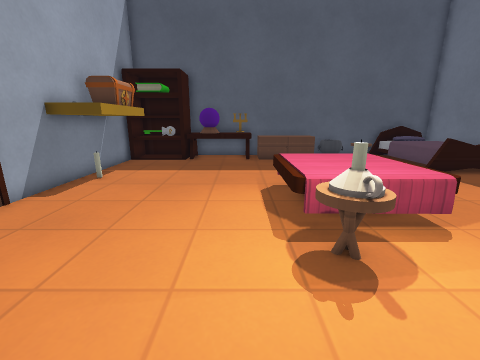
view 1 (above)

14 first-person views from a walk through a 3-D level made in the Godot game engine. The camera is 1.2 m above the floor, tilts 14° down and sees 90° across. The floor is counted in squares, 0.5 m on a side. Each view is taken from the middle of a square. On the plan, view 1 faces up. The plan holds only what a view shows up to about 17 squares ahead; the rest is blank. The place goes on beyond the plan. Flat picture figures and markers are left out. Some surface patterns are stand-ins.

view 2
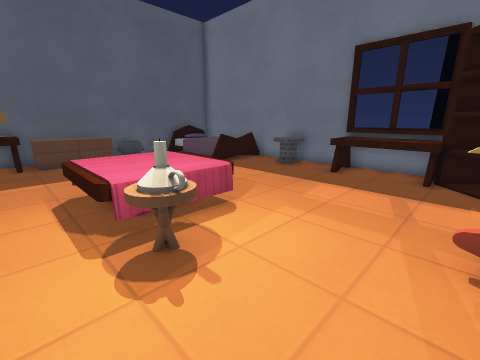

view 3
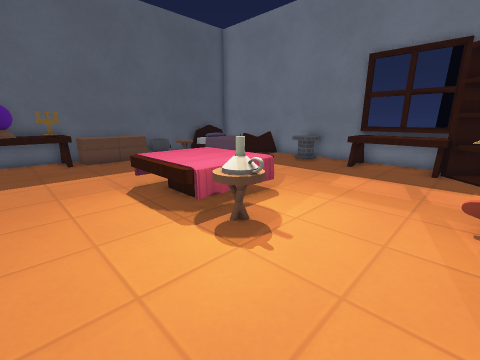

view 4
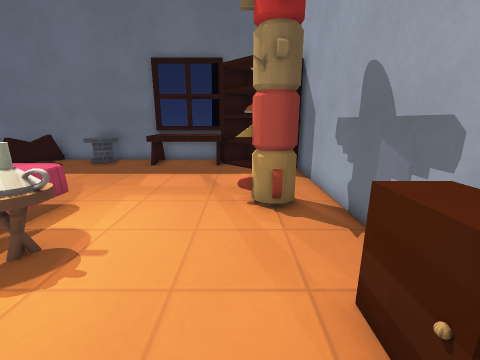

view 5
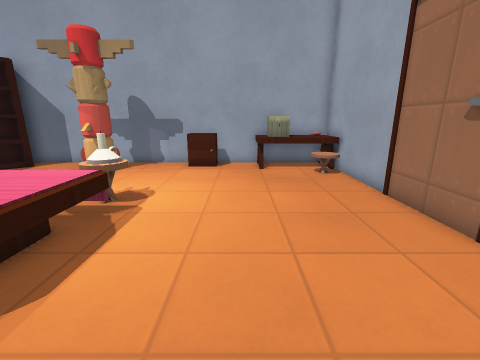

view 6
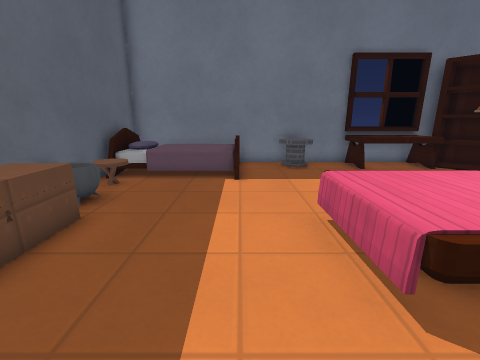

view 7
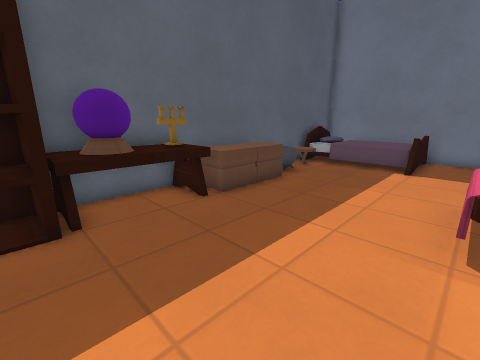

view 8
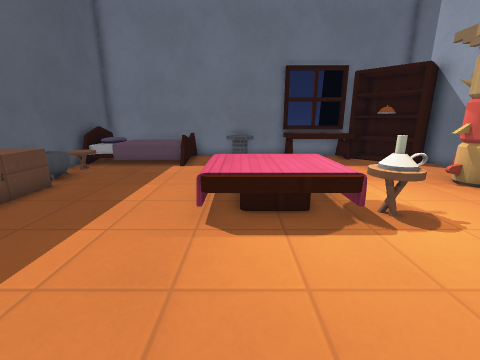

view 9
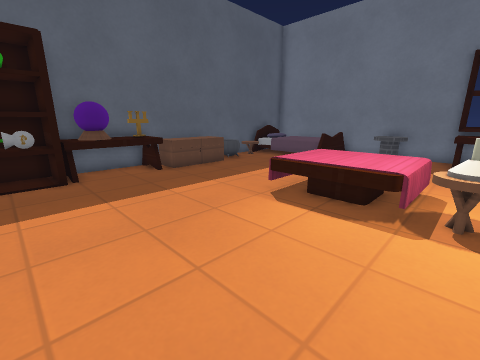

view 10
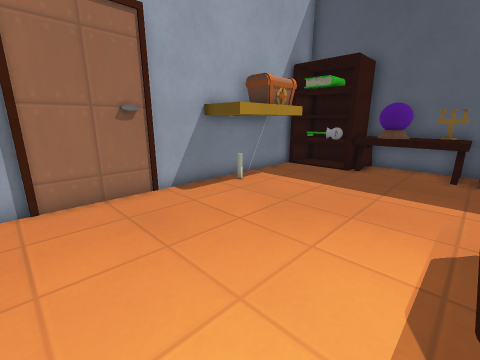

view 11
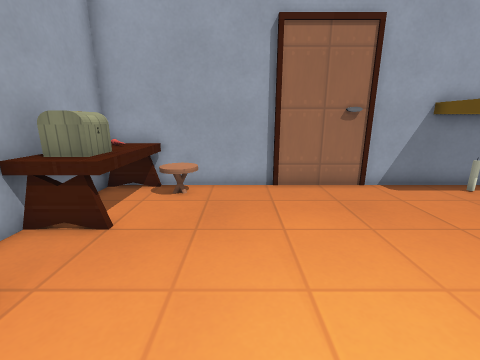

view 12
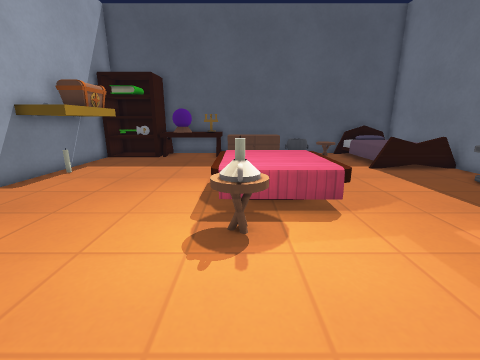

view 13
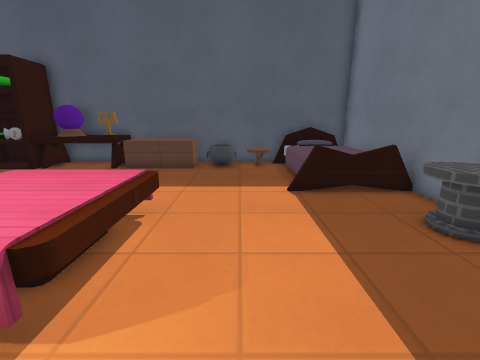

view 14
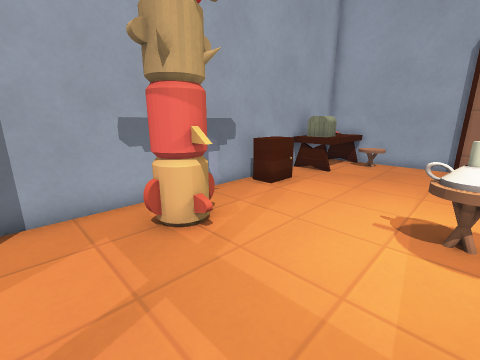

### Floor plan
Key: @ floor where view 1 was taken; # wall or solid block; . main floor; : floor 0.5 m higher than the main floor; D closed door; = window, fence, low wall or low ledge; ^ raised ledge; v drop or lower ground; T table; C chandelier; B box; K key; H chest; E bed; O other object.
Columns run from 7 left of view 1 to 15 right of it. Each row starts with its distance up from view 1.
 17 #####TTT#vvv#####vvvv
 16 ####T TCB BBB..O.:  v
 15 #=K=TTTTBBBBB....:  v
 14 #................:: v
 13 ^ H..............:: v
 12 ^HH..............:::v
 11 ^HH.............EEEE#
 10 ^ ^.................#
  9 ^^^.....TTTTT......O#
  8 #.......TTTTT.....OO#
  7 #.......TTTTT......O#
  6 D.......TTTTT.......#
  5 D.......TTTTT.....TT#
  4 D.......OOO.......TT#
  3 #........O........TT#
  2 #.................TT#
  1 #.................TT# #
  0 #O.....@.........#### #
 -1 #OOBO...........#####
 -2 #   B..H........####
 -3 v##################

Positions as (right, up) in squares from view 1, and headings:
1: (0, 0), facing up
2: (0, 0), facing up-right
3: (-2, 0), facing up-right
4: (-2, 0), facing right
5: (-2, 11), facing down
6: (-1, 11), facing right
7: (-4, 9), facing up-right
8: (-4, 8), facing right
9: (-5, 4), facing up-right
10: (1, 3), facing up-left
11: (2, 2), facing left
12: (2, -1), facing up
13: (7, 3), facing up
14: (8, 4), facing down-left
